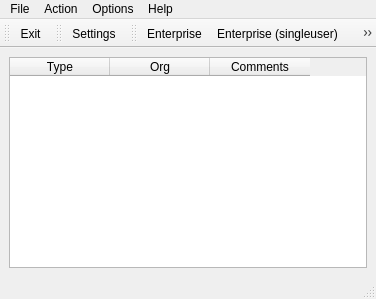
<?xml version="1.0" encoding="UTF-8"?>
<ui version="4.0">
 <class>MainWindowClass</class>
 <widget class="QMainWindow" name="MainWindowClass">
  <property name="geometry">
   <rect>
    <x>0</x>
    <y>0</y>
    <width>376</width>
    <height>299</height>
   </rect>
  </property>
  <property name="windowTitle">
   <string>run1s</string>
  </property>
  <widget class="QWidget" name="centralWidget">
   <layout class="QGridLayout" name="gridLayout">
    <item row="0" column="0">
     <widget class="QTableWidget" name="tableWidget">
      <column>
       <property name="text">
        <string>Type</string>
       </property>
      </column>
      <column>
       <property name="text">
        <string>Org</string>
       </property>
      </column>
      <column>
       <property name="text">
        <string>Comments</string>
       </property>
      </column>
     </widget>
    </item>
   </layout>
  </widget>
  <widget class="QMenuBar" name="menuBar">
   <property name="geometry">
    <rect>
     <x>0</x>
     <y>0</y>
     <width>376</width>
     <height>26</height>
    </rect>
   </property>
   <widget class="QMenu" name="menuFile">
    <property name="title">
     <string>File</string>
    </property>
    <addaction name="actionExit"/>
   </widget>
   <widget class="QMenu" name="menuOptions">
    <property name="title">
     <string>Options</string>
    </property>
    <addaction name="actionSettings"/>
   </widget>
   <widget class="QMenu" name="menuHelp">
    <property name="title">
     <string>Help</string>
    </property>
    <addaction name="actionHelp"/>
    <addaction name="actionAbout"/>
    <addaction name="actionAboutQt"/>
   </widget>
   <widget class="QMenu" name="menuAction">
    <property name="title">
     <string>Action</string>
    </property>
    <addaction name="actionEnterprise"/>
    <addaction name="actionEnterprise_singleuser"/>
    <addaction name="actionConfigurer"/>
    <addaction name="actionMonitor"/>
   </widget>
   <addaction name="menuFile"/>
   <addaction name="menuAction"/>
   <addaction name="menuOptions"/>
   <addaction name="menuHelp"/>
  </widget>
  <widget class="QStatusBar" name="statusBar"/>
  <widget class="QToolBar" name="FileToolBar">
   <property name="windowTitle">
    <string>toolBar</string>
   </property>
   <attribute name="toolBarArea">
    <enum>TopToolBarArea</enum>
   </attribute>
   <attribute name="toolBarBreak">
    <bool>false</bool>
   </attribute>
   <addaction name="actionExit"/>
  </widget>
  <widget class="QToolBar" name="OptionsToolBar">
   <property name="windowTitle">
    <string>toolBar</string>
   </property>
   <attribute name="toolBarArea">
    <enum>TopToolBarArea</enum>
   </attribute>
   <attribute name="toolBarBreak">
    <bool>false</bool>
   </attribute>
   <addaction name="actionSettings"/>
  </widget>
  <widget class="QToolBar" name="ActionsToolBar">
   <property name="windowTitle">
    <string>toolBar</string>
   </property>
   <attribute name="toolBarArea">
    <enum>TopToolBarArea</enum>
   </attribute>
   <attribute name="toolBarBreak">
    <bool>false</bool>
   </attribute>
   <addaction name="actionEnterprise"/>
   <addaction name="actionEnterprise_singleuser"/>
   <addaction name="actionConfigurer"/>
   <addaction name="actionMonitor"/>
  </widget>
  <action name="actionExit">
   <property name="icon">
    <iconset>
     <normaloff>../../../../../../../../../home/eugene/Projects/uprojects/run1s/src/client/cpp/run1s/icons/exit_32x32.png</normaloff>../../../../../../../../../home/eugene/Projects/uprojects/run1s/src/client/cpp/run1s/icons/exit_32x32.png</iconset>
   </property>
   <property name="text">
    <string>Exit</string>
   </property>
   <property name="shortcut">
    <string>Ctrl+Q</string>
   </property>
  </action>
  <action name="actionHelp">
   <property name="text">
    <string>Help</string>
   </property>
   <property name="shortcut">
    <string>F1</string>
   </property>
  </action>
  <action name="actionAbout">
   <property name="text">
    <string>About</string>
   </property>
  </action>
  <action name="actionAboutQt">
   <property name="icon">
    <iconset>
     <normaloff>../../../../../../../../../home/eugene/Projects/uprojects/run1s/src/client/cpp/run1s/icons/qt_32x32.png</normaloff>../../../../../../../../../home/eugene/Projects/uprojects/run1s/src/client/cpp/run1s/icons/qt_32x32.png</iconset>
   </property>
   <property name="text">
    <string>About Qt</string>
   </property>
  </action>
  <action name="actionSettings">
   <property name="icon">
    <iconset>
     <normaloff>../../../../../../../../../home/eugene/Projects/uprojects/run1s/src/client/cpp/run1s/icons/settings_32x32.png</normaloff>../../../../../../../../../home/eugene/Projects/uprojects/run1s/src/client/cpp/run1s/icons/settings_32x32.png</iconset>
   </property>
   <property name="text">
    <string>Settings</string>
   </property>
  </action>
  <action name="actionEnterprise">
   <property name="icon">
    <iconset>
     <normaloff>icons/ent_16x16.png</normaloff>icons/ent_16x16.png</iconset>
   </property>
   <property name="text">
    <string>Enterprise</string>
   </property>
  </action>
  <action name="actionEnterprise_singleuser">
   <property name="icon">
    <iconset>
     <normaloff>icons/ent_16x16.png</normaloff>icons/ent_16x16.png</iconset>
   </property>
   <property name="text">
    <string>Enterprise (singleuser)</string>
   </property>
  </action>
  <action name="actionConfigurer">
   <property name="icon">
    <iconset>
     <normaloff>icons/cfg_16x16.png</normaloff>icons/cfg_16x16.png</iconset>
   </property>
   <property name="text">
    <string>Configurer</string>
   </property>
  </action>
  <action name="actionMonitor">
   <property name="icon">
    <iconset>
     <normaloff>icons/mon_16x16.png</normaloff>icons/mon_16x16.png</iconset>
   </property>
   <property name="text">
    <string>Monitor</string>
   </property>
   <property name="shortcut">
    <string>Ctrl+M</string>
   </property>
  </action>
 </widget>
 <resources/>
 <connections/>
</ui>
